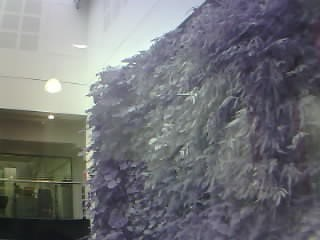
#> input picture Data/green_wall/RGB.JPG, 320 x 240 px
$ python get_ndvi.py   (older library calls are emulated)
#> lines starting #> are read from the running program, lines starting #| are printed output that depends on the picture
def get_ndvi(image1, image2, out_file):
	"""
	A function that takes an RGB image and a NIR image. Calculates NDVI
	Based on NIR being the average of the three channels in the NIR image
	"""
#> called with image1 = 'RGB.JPG', image2 = 'NIR.JPG', out_file = 'NDVI.JPG'

	from scipy import misc
	import numpy as np

	# Read in data
	im1 = misc.imread(image1)
#> im1 is the input picture: shape (240, 320, 3); mean R, G, B 113.6, 115, 118.4
	im2 = misc.imread(image2)
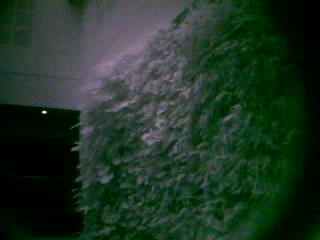
#> input picture Data/green_wall/NIR.JPG, 320 x 240 px
#> im2 is the input picture: shape (240, 320, 3); mean R, G, B 32.2, 51.9, 37.7

	ndvi_im = np.full((im1.shape[0],im1.shape[1]),0.)

	# rescale each pixel by NDVI value
	for x in range(im1.shape[0]):
		for y in range(im1.shape[1]):
			NIR_val = sum(im2[x,y,:])/3
			#NIR_val = im2[x,y,0] for when have single NIR channel
			if((int(NIR_val) + int(im1[x,y,0]))==0):
				ndvi_im[x,y]=0
			else:
				ndvi_im[x,y] = (int(NIR_val)-int(im1[x,y,0]))/(int(im1[x,y,0])+int(NIR_val))
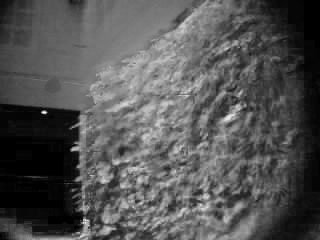
#> ndvi_im: shape (240, 320) float64; min -1, max 0.359, mean -0.551; drawn with min black and max white

	# Save out result
	misc.toimage(ndvi_im, cmin=-1.0, cmax=1.0).save(out_file)
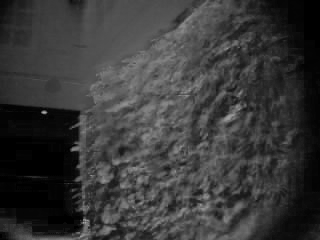
#> saved as NDVI.JPG: PIL image 320x240 L; min 0, max 173, mean 57.2

get_ndvi('RGB.JPG','NIR.JPG','NDVI.JPG')
